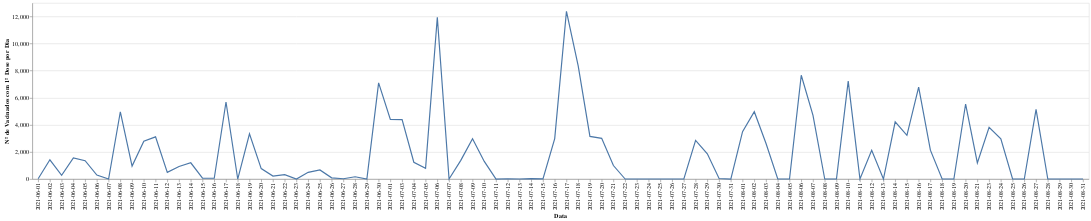

Write notebook code for a chart like this one.
### Code cell
alt.Chart(municipal_vacina1Dose).mark_line().encode(
    alt.X('Data', title='Data'),
    alt.Y('Vacinados', title='Nº de Vacinados com 1º Dose por Dia')
)

### Figure 1 — Vega-Lite specification as saved in the notebook (floating-point values rounded to 4 significant figures)
{"config": {"view": {"continuousWidth": 400, "continuousHeight": 300}}, "data": {"name": "data-39ebdb7adc4a2b7fd54473170645af7c"}, "mark": "line", "encoding": {"x": {"type": "nominal", "field": "Data", "title": "Data"}, "y": {"type": "quantitative", "field": "Vacinados", "title": "Nº de Vacinados com 1º Dose por Dia"}}, "$schema": "https://vega.github.io/schema/vega-lite/v4.8.1.json", "datasets": {"data-39ebdb7adc4a2b7fd54473170645af7c": [{"Data": "2021-06-01", "Vacinados": 17.0}, {"Data": "2021-06-02", "Vacinados": 1420.0}, {"Data": "2021-06-03", "Vacinados": 279.0}, {"Data": "2021-06-04", "Vacinados": 1555.0}, {"Data": "2021-06-05", "Vacinados": 1352.0}, {"Data": "2021-06-06", "Vacinados": 290.0}, {"Data": "2021-06-07", "Vacinados": 0.0}, {"Data": "2021-06-08", "Vacinados": 4966.0}, {"Data": "2021-06-09", "Vacinados": 954.0}, {"Data": "2021-06-10", "Vacinados": 2794.0}, {"Data": "2021-06-11", "Vacinados": 3116.0}, {"Data": "2021-06-12", "Vacinados": 491.0}, {"Data": "2021-06-13", "Vacinados": 922.0}, {"Data": "2021-06-14", "Vacinados": 1200.0}, {"Data": "2021-06-15", "Vacinados": 66.0}, {"Data": "2021-06-16", "Vacinados": 57.0}, {"Data": "2021-06-17", "Vacinados": 5688.0}, {"Data": "2021-06-18", "Vacinados": 0.0}, {"Data": "2021-06-19", "Vacinados": 3338.0}, {"Data": "2021-06-20", "Vacinados": 771.0}, {"Data": "2021-06-21", "Vacinados": 216.0}, {"Data": "2021-06-22", "Vacinados": 323.0}, {"Data": "2021-06-23", "Vacinados": 0.0}, {"Data": "2021-06-24", "Vacinados": 494.0}, {"Data": "2021-06-25", "Vacinados": 669.0}, {"Data": "2021-06-26", "Vacinados": 88.0}, {"Data": "2021-06-27", "Vacinados": 23.0}, {"Data": "2021-06-28", "Vacinados": 166.0}, {"Data": "2021-06-29", "Vacinados": 0.0}, {"Data": "2021-06-30", "Vacinados": 7095.0}, {"Data": "2021-07-01", "Vacinados": 4398.0}, {"Data": "2021-07-03", "Vacinados": 4381.0}, {"Data": "2021-07-04", "Vacinados": 1241.0}, {"Data": "2021-07-05", "Vacinados": 794.0}, {"Data": "2021-07-06", "Vacinados": 11940.0}, {"Data": "2021-07-07", "Vacinados": 0.0}, {"Data": "2021-07-08", "Vacinados": 1379.0}, {"Data": "2021-07-09", "Vacinados": 2978.0}, {"Data": "2021-07-10", "Vacinados": 1300.0}, {"Data": "2021-07-11", "Vacinados": 0.0}, {"Data": "2021-07-12", "Vacinados": 23.0}, {"Data": "2021-07-13", "Vacinados": 0.0}, {"Data": "2021-07-14", "Vacinados": 35.0}, {"Data": "2021-07-15", "Vacinados": 8.0}, {"Data": "2021-07-16", "Vacinados": 2985.0}, {"Data": "2021-07-17", "Vacinados": 12380.0}, {"Data": "2021-07-18", "Vacinados": 8353.0}, {"Data": "2021-07-19", "Vacinados": 3148.0}, {"Data": "2021-07-20", "Vacinados": 3002.0}, {"Data": "2021-07-21", "Vacinados": 998.0}, {"Data": "2021-07-22", "Vacinados": 0.0}, {"Data": "2021-07-23", "Vacinados": 0.0}, {"Data": "2021-07-24", "Vacinados": 4.0}, {"Data": "2021-07-25", "Vacinados": 0.0}, {"Data": "2021-07-26", "Vacinados": 0.0}, {"Data": "2021-07-27", "Vacinados": 0.0}, {"Data": "2021-07-28", "Vacinados": 2851.0}, {"Data": "2021-07-29", "Vacinados": 1866.0}, {"Data": "2021-07-30", "Vacinados": 40.0}, {"Data": "2021-07-31", "Vacinados": 0.0}, {"Data": "2021-08-01", "Vacinados": 3499.0}, {"Data": "2021-08-02", "Vacinados": 4971.0}, {"Data": "2021-08-03", "Vacinados": 2620.0}, {"Data": "2021-08-04", "Vacinados": 0.0}, {"Data": "2021-08-05", "Vacinados": 0.0}, {"Data": "2021-08-06", "Vacinados": 7660.0}, {"Data": "2021-08-07", "Vacinados": 4697.0}, {"Data": "2021-08-08", "Vacinados": 0.0}, {"Data": "2021-08-09", "Vacinados": 0.0}, {"Data": "2021-08-10", "Vacinados": 7225.0}, {"Data": "2021-08-11", "Vacinados": 0.0}, {"Data": "2021-08-12", "Vacinados": 2117.0}, {"Data": "2021-08-13", "Vacinados": 0.0}, {"Data": "2021-08-14", "Vacinados": 4222.0}, {"Data": "2021-08-15", "Vacinados": 3225.0}, {"Data": "2021-08-16", "Vacinados": 6787.0}, {"Data": "2021-08-17", "Vacinados": 2131.0}, {"Data": "2021-08-18", "Vacinados": 0.0}, {"Data": "2021-08-19", "Vacinados": 0.0}, {"Data": "2021-08-20", "Vacinados": 5538.0}, {"Data": "2021-08-21", "Vacinados": 1189.0}, {"Data": "2021-08-23", "Vacinados": 3822.0}, {"Data": "2021-08-24", "Vacinados": 2967.0}, {"Data": "2021-08-25", "Vacinados": 0.0}, {"Data": "2021-08-26", "Vacinados": 0.0}, {"Data": "2021-08-27", "Vacinados": 5147.0}, {"Data": "2021-08-28", "Vacinados": 0.0}, {"Data": "2021-08-29", "Vacinados": 0.0}, {"Data": "2021-08-30", "Vacinados": 0.0}, {"Data": "2021-08-31", "Vacinados": 0.0}]}}
